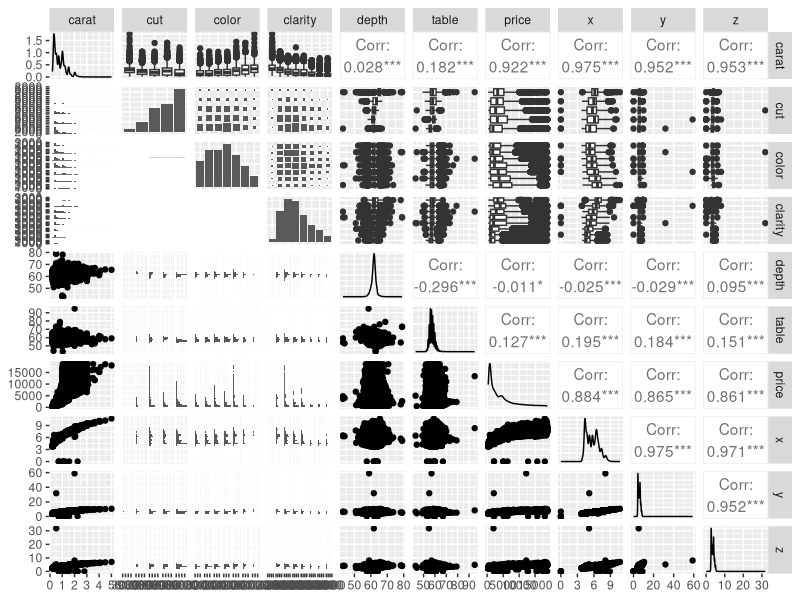
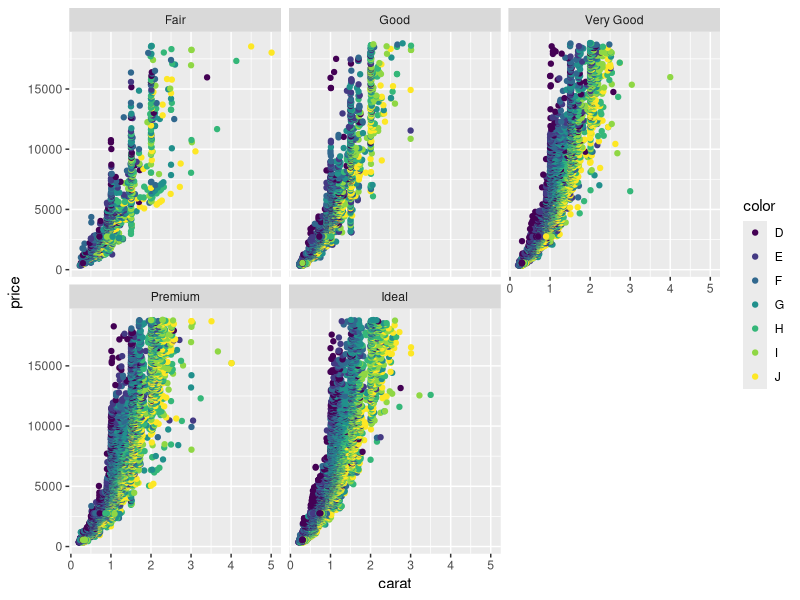
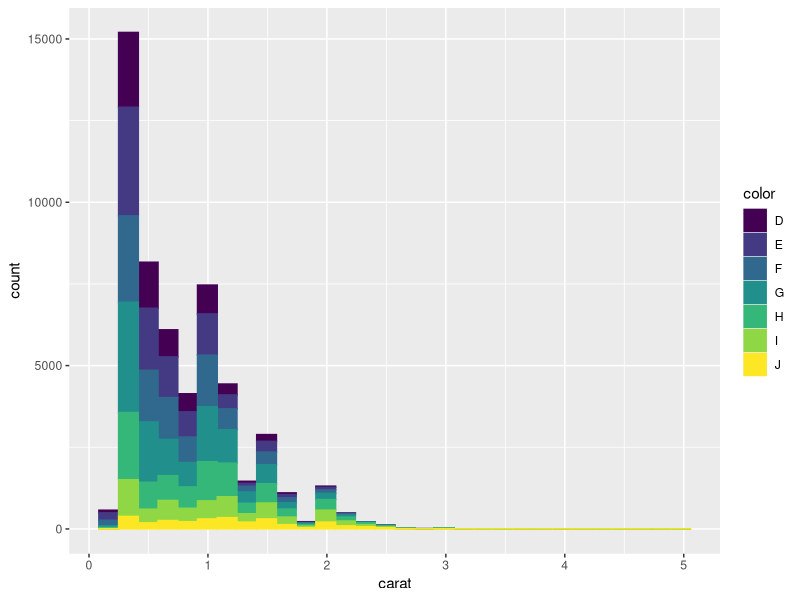

These charts were generated, in order, by the following R code:
## ---- chunk 1
knitr::opts_chunk$set(echo = TRUE)
library(tidyverse)
library(skimr)
library(GGally)
## ---- chunk 2
print(names(diamonds))

dim(diamonds)

summary(diamonds)

head(diamonds)

tail(diamonds)

skimr::skim(diamonds)

## ---- chunk 3
GGally::ggpairs(diamonds)

ggplot(data = diamonds, aes(x= carat, y= price))+
  geom_point()+
  aes(color = color) +
  facet_wrap(~cut)
## ---- chunk 4
ggplot(data = diamonds, aes(x = carat, fill = color))+
  geom_histogram()+
  aes(color = color)
